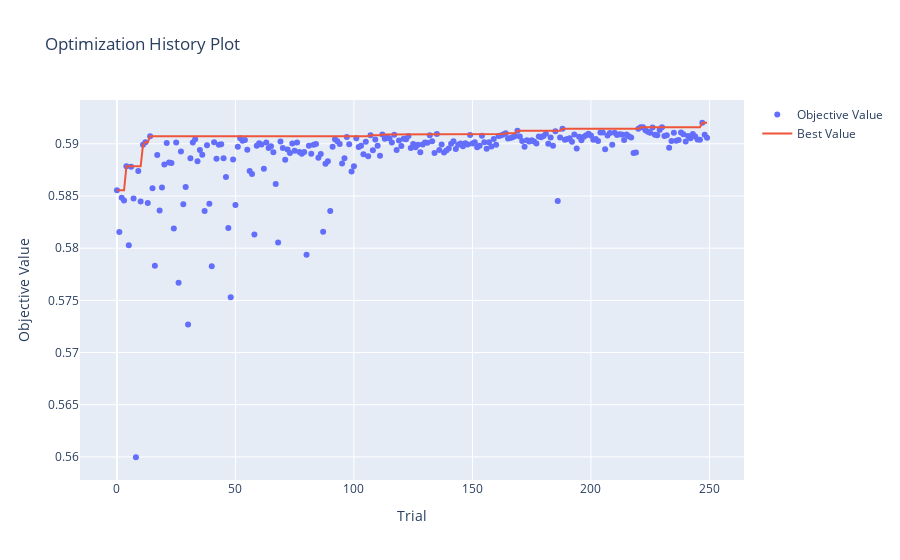

The code cell stored with this chart in its notebook:
### Code cell
plot_optimization_history(study)

### Figure 1 — Plotly figure (JSON) as saved in the notebook; plotly's stock layout.template omitted (floating-point values rounded to 4 significant figures; data arrays with more than 128 entries replaced by an {"elided": "..."} marker saying what was removed)
{"data": [{"mode": "markers", "name": "Objective Value", "x": {"elided": "250 int values"}, "y": {"elided": "250 float values"}, "type": "scatter"}, {"mode": "lines", "name": "Best Value", "x": {"elided": "250 int values"}, "y": {"elided": "250 float values"}, "type": "scatter"}, {"marker": {"color": "#cccccc"}, "mode": "markers", "name": "Infeasible Trial", "showlegend": false, "x": [], "y": [], "type": "scatter"}], "layout": {"title": {"text": "Optimization History Plot"}, "xaxis": {"title": {"text": "Trial"}}, "yaxis": {"title": {"text": "Objective Value"}}}}
